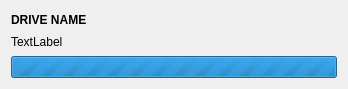
<?xml version="1.0" encoding="UTF-8"?>
<ui version="4.0">
 <class>EraseCdRwJobProgress</class>
 <widget class="QWidget" name="EraseCdRwJobProgress">
  <property name="geometry">
   <rect>
    <x>0</x>
    <y>0</y>
    <width>348</width>
    <height>89</height>
   </rect>
  </property>
  <property name="windowTitle">
   <string>Form</string>
  </property>
  <layout class="QVBoxLayout" name="verticalLayout">
   <item>
    <widget class="QLabel" name="titleLabel">
     <property name="font">
      <font>
       <weight>75</weight>
       <bold>true</bold>
      </font>
     </property>
     <property name="text">
      <string notr="true">DRIVE NAME</string>
     </property>
    </widget>
   </item>
   <item>
    <widget class="QLabel" name="statusLabel">
     <property name="text">
      <string notr="true">TextLabel</string>
     </property>
     <property name="wordWrap">
      <bool>true</bool>
     </property>
    </widget>
   </item>
   <item>
    <widget class="QProgressBar" name="progressBar">
     <property name="maximum">
      <number>0</number>
     </property>
     <property name="value">
      <number>-1</number>
     </property>
    </widget>
   </item>
  </layout>
 </widget>
 <resources/>
 <connections/>
</ui>
